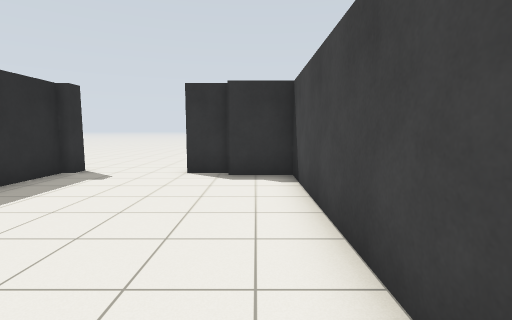
View 1 (above)

17 first-person views from a walk through a Gazebo world. The camera is 1.2 m above the floor, tilts 6° down and sees 85° across. The floor is counted in squares, 1 m on a side. Each view is taken from the middle of a square. On the plan, view 1 faces up. The plan holds only what a view shows up to about 12 squares ahead; the rest is blank.

View 2
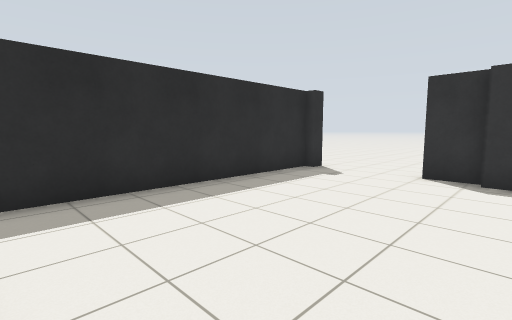

View 3
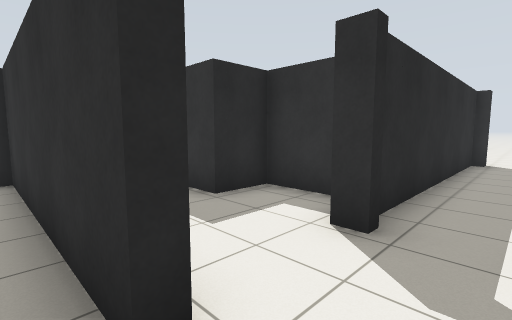

View 4
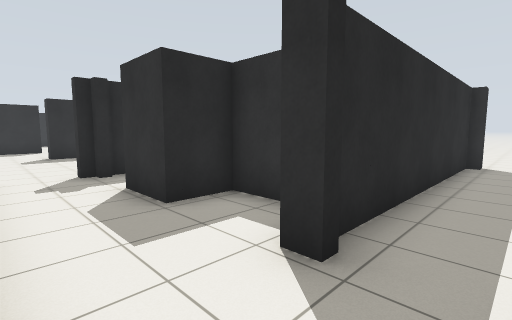

View 5
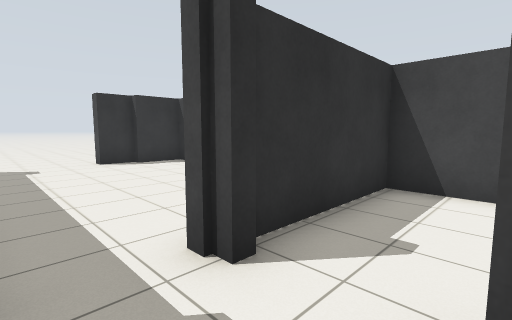

View 6
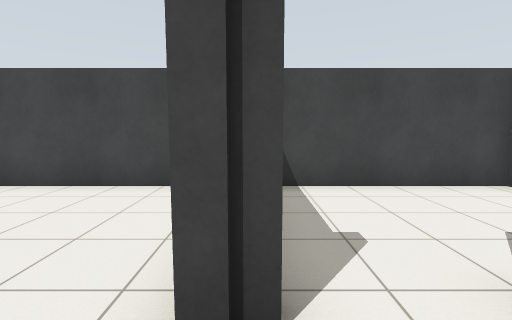

View 7
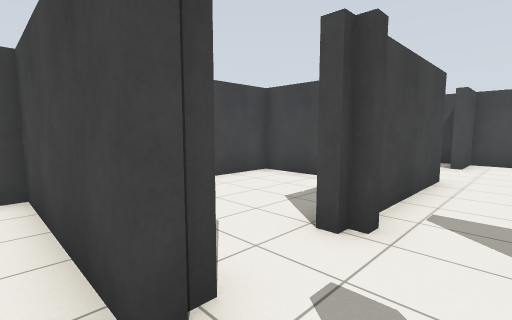

View 8
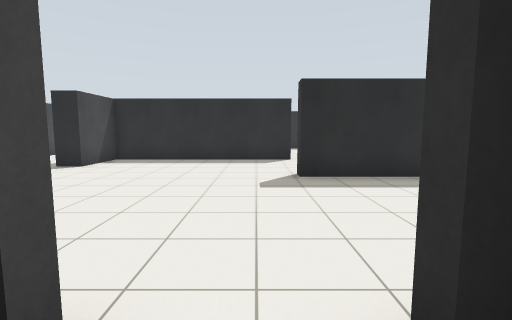

View 9
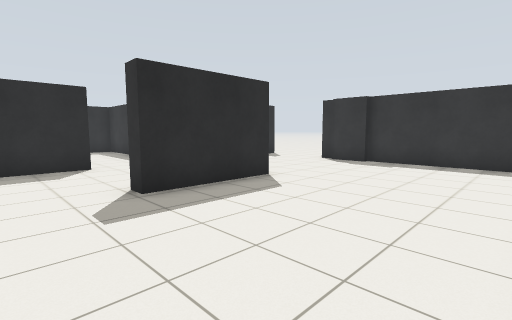

View 10
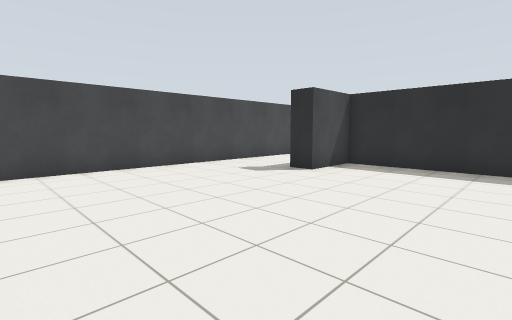

View 11
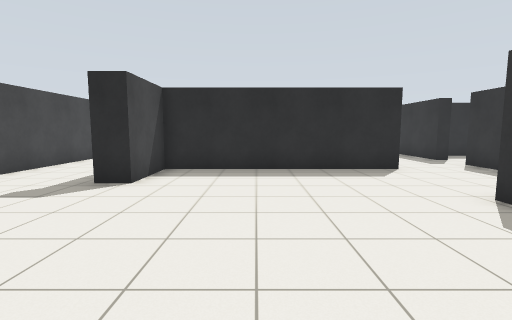

View 12
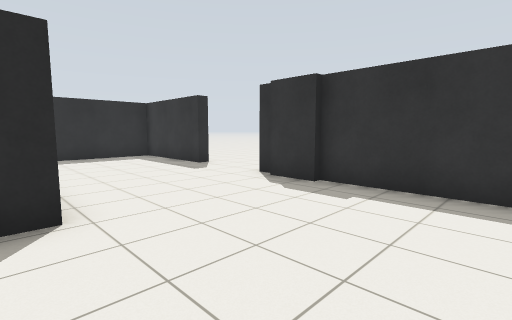

View 13
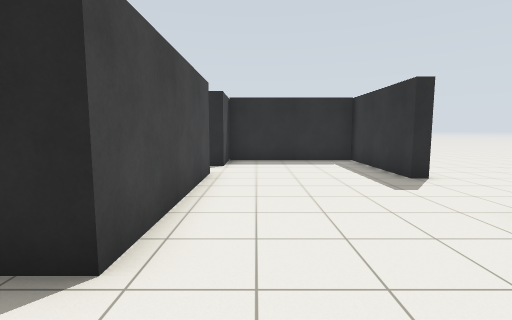

View 14
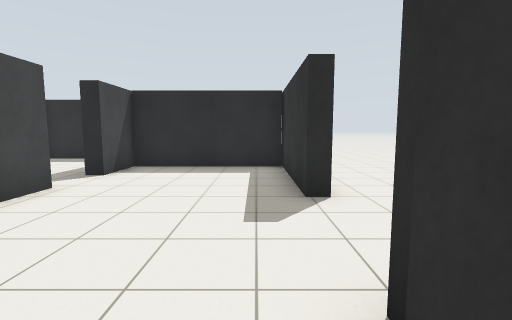

View 15
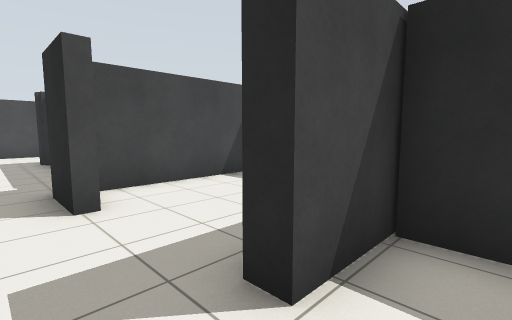

View 16
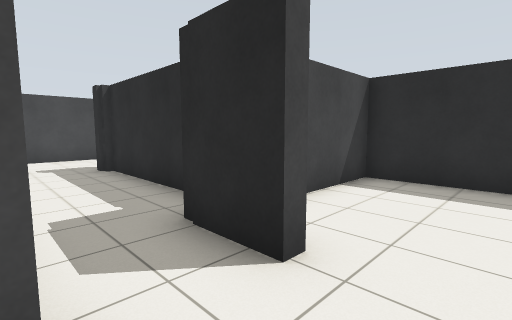

View 17
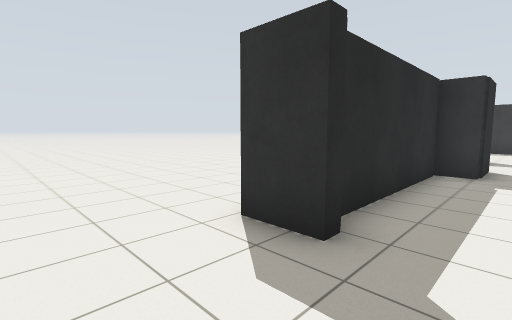

### Floor plan
Points are (right, up) in squares from view 1. A wall is a line through its corners. A room is listed if a view was taken in it or the views show most of it. See-through windows are left out.
Room 1 (views 1, 2, 6, 7)
walls: (-5.5, 7.9) (-5.5, -0.2); (-6.5, 0.6) (-8.2, 0.6) (-8.2, -0.8) (-10, -0.8); (-5.3, 8.4) (-5.3, 7.8); (-5.2, -0.8) (-5.9, -0.8); (-3.5, -1.2) (-3.5, -0.6) (1, -0.6) (1, 7.6) (-0.7, 7.6) (-0.7, 7.9) (-1.9, 7.9) (-1.9, 8.4)
ways out: opening at (-4.5, -3) to room 2; opening at (-8.5, -2) to room 3; opening at (-3, -2) to room 6
Room 2 (views 3, 4, 5)
walls: (-3.5, -7.8) (-3.5, -4); (-4.5, -12) (-3.5, -12) (-3.5, -10.5); (-5.4, -3.5) (-12.1, -3.5)
ways out: opening at (-4.5, -3) to room 1
Room 3 (view 8)
walls: (-12, 0) (-12, -0.5); (-12, -0.8) (-12, -1.2)
ways out: opening at (-8.5, -2) to room 1; opening at (-12, -2) to room 4
Room 4 (views 9, 10, 11, 12, 13, 14, 15, 16, 17)
walls: (-22.7, -0.5) (-22.7, -7.8) (-20.3, -7.8) (-20.3, -8.8); (-24.9, -0.6) (-24.9, -2.3) (-25.8, -2.3) (-25.8, -7.9); (-22.4, 2.4) (-23.9, 2.4); (-23.9, 2.7) (-18.2, 2.7) (-18.2, -0.8) (-18.8, -0.8); (-25.5, -8) (-25.5, -8.4) (-27, -8.4); (-27.6, 2.9) (-25.5, 2.9); (-19.1, 7.9) (-19.8, 7.9); (-22.9, 8.4) (-22.9, 7.9) (-27.8, 7.9); (-11.6, -0.8) (-12, -0.8); (-17.6, 7.6) (-19.1, 7.6); (-26.6, -12) (-13.2, -12); (-27.3, 7.9) (-27.3, 2.9); (-13.4, 7.9) (-17.8, 7.9)
ways out: opening at (-12, -2) to room 3; opening at (-24.5, 3.5) to room 5; opening at (-24, -1) to room 5; opening at (-23, 0.5) to room 5
Room 5 (no view inside)
walls: (-25.4, -0.6) (-24.9, -0.6); (-25.5, 2.9) (-25.5, 2.4) (-26.1, 2.4); (-30.1, 0.8) (-30.1, -2) (-25.6, -2)
ways out: opening at (-24.5, 3.5) to room 4; opening at (-24, -1) to room 4; opening at (-23, 0.5) to room 4
Room 6 (no view inside)
walls: (-1, -6.5) (1, -6.5) (1, -0.8) (-2.9, -0.8); (-3.8, -3) (-3.1, -3)
ways out: opening at (-3, -2) to room 1

Positions as (right, up) in squares from view 1, and headings:
1: (0, 0), facing up
2: (0, 0), facing up-left
3: (-4, -4), facing up-left
4: (-4, -3), facing up-left
5: (-5, -3), facing up-right
6: (-5, -1), facing right
7: (-5, 0), facing down-right
8: (-11, -2), facing left
9: (-13, -3), facing up-left
10: (-13, -3), facing down-left
11: (-14, -5), facing left
12: (-14, 2), facing up-left
13: (-16, 4), facing left
14: (-18, 7), facing left
15: (-24, 4), facing down-left
16: (-23, 1), facing down-left
17: (-24, -11), facing up-left
